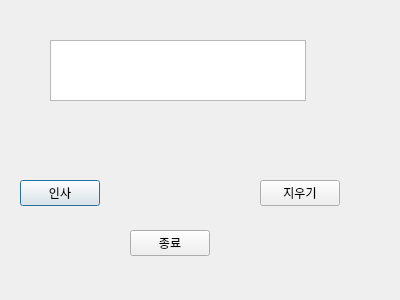
<?xml version="1.0" encoding="UTF-8"?>
<ui version="4.0">
 <class>Diaglog</class>
 <widget class="QDialog" name="Diaglog">
  <property name="geometry">
   <rect>
    <x>0</x>
    <y>0</y>
    <width>400</width>
    <height>300</height>
   </rect>
  </property>
  <property name="windowTitle">
   <string>Diaglog</string>
  </property>
  <widget class="QTextBrowser" name="textBrowser">
   <property name="geometry">
    <rect>
     <x>50</x>
     <y>40</y>
     <width>256</width>
     <height>61</height>
    </rect>
   </property>
  </widget>
  <widget class="QPushButton" name="pushButton">
   <property name="geometry">
    <rect>
     <x>20</x>
     <y>180</y>
     <width>80</width>
     <height>26</height>
    </rect>
   </property>
   <property name="text">
    <string>인사</string>
   </property>
  </widget>
  <widget class="QPushButton" name="pushButton_2">
   <property name="geometry">
    <rect>
     <x>130</x>
     <y>230</y>
     <width>80</width>
     <height>26</height>
    </rect>
   </property>
   <property name="text">
    <string>종료</string>
   </property>
  </widget>
  <widget class="QPushButton" name="pushButton_3">
   <property name="geometry">
    <rect>
     <x>260</x>
     <y>180</y>
     <width>80</width>
     <height>26</height>
    </rect>
   </property>
   <property name="text">
    <string>지우기</string>
   </property>
  </widget>
 </widget>
 <layoutdefault spacing="6" margin="11"/>
 <resources/>
 <connections/>
</ui>
